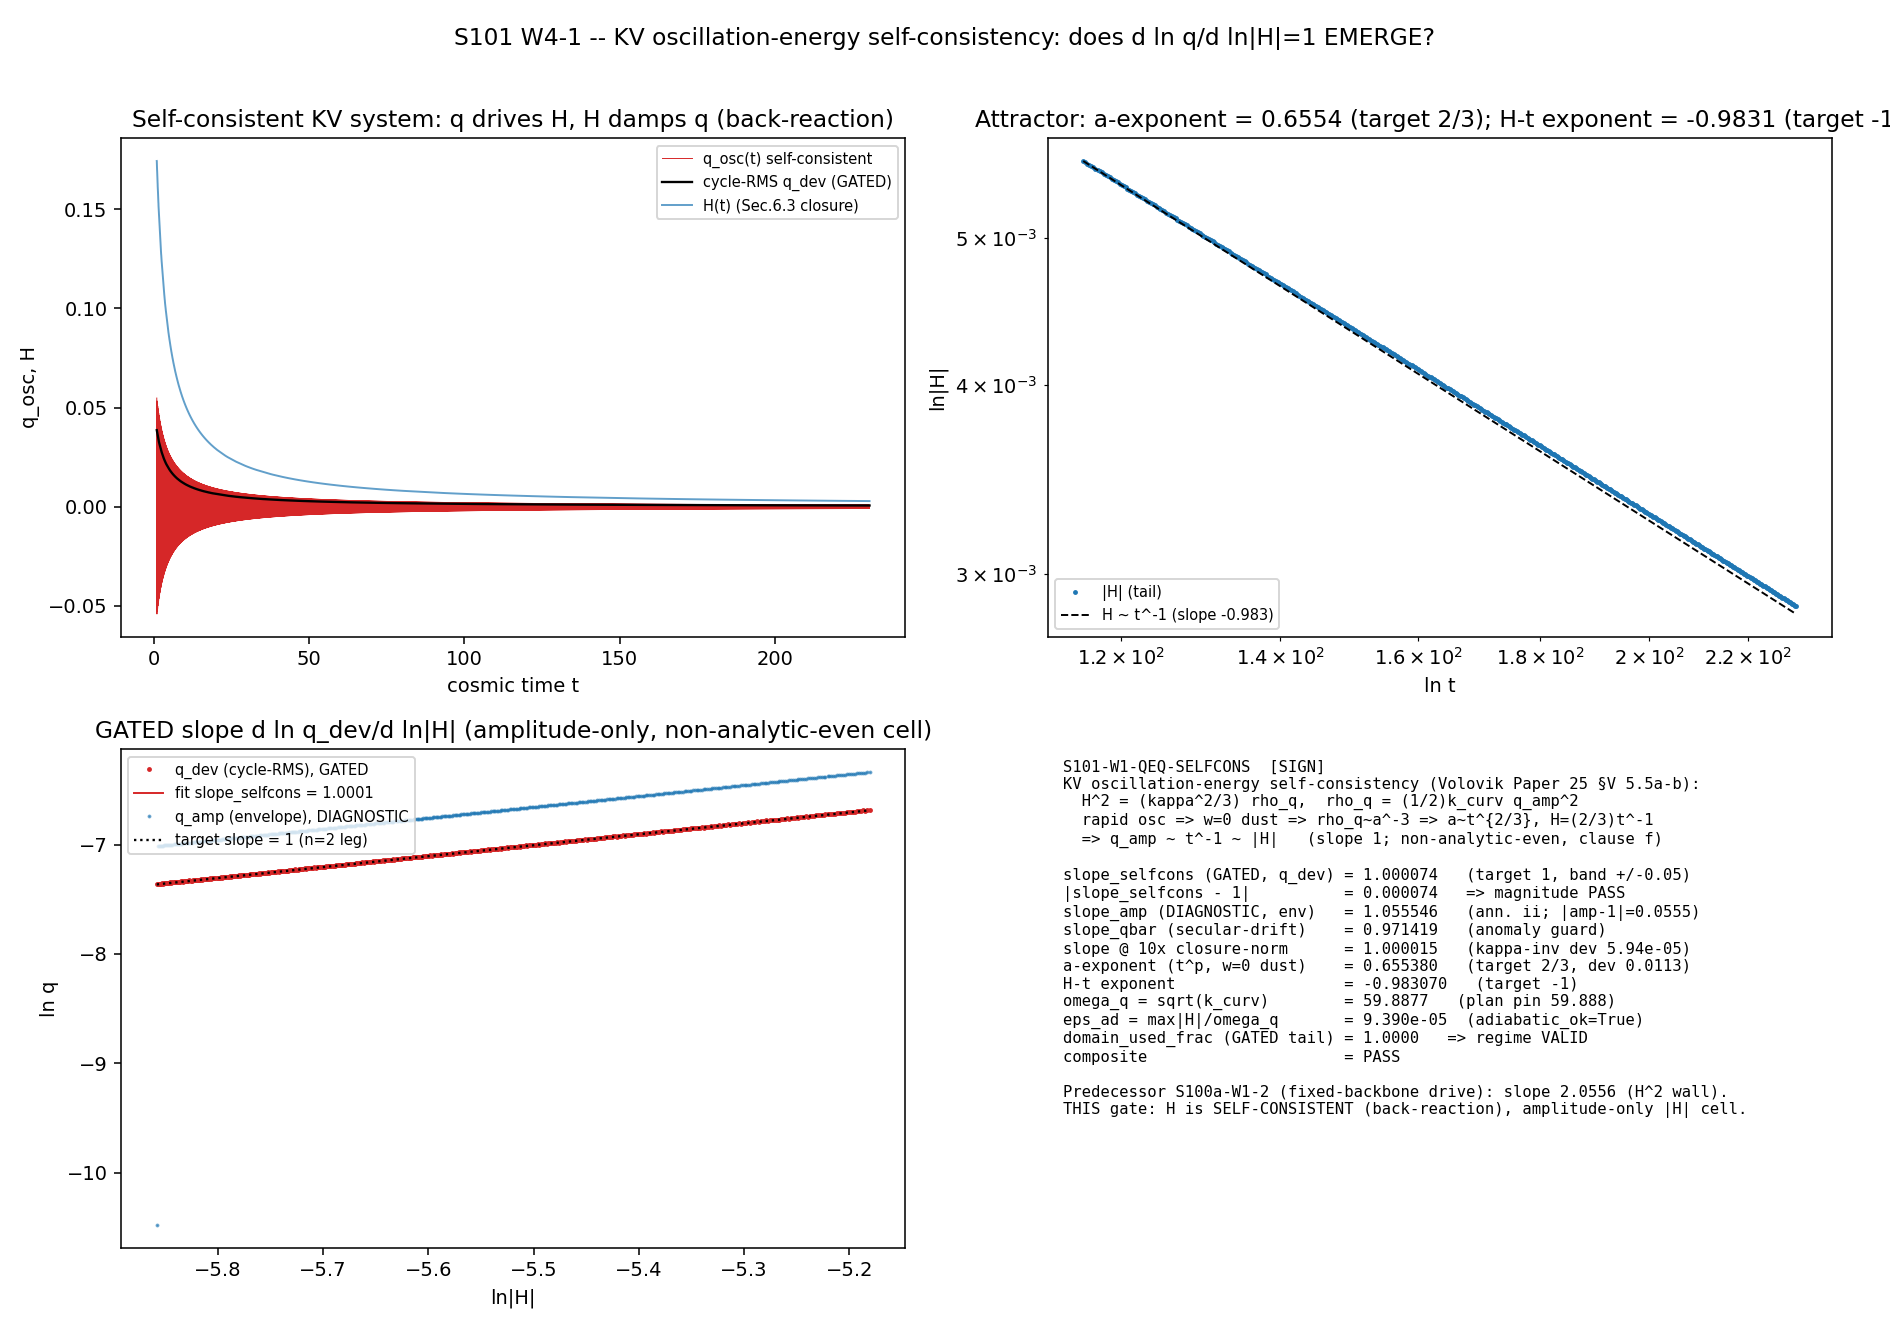

Python code for this plot:
#!/usr/bin/env python3
"""
S101 W4-1  S101-W1-QEQ-SELFCONS -- KV oscillation-energy SELF-CONSISTENCY:
does d ln q_dev / d ln|H| -> 1 EMERGE as a BACK-REACTION (not a fixed-backbone drive)?
===============================================================================

Gate: S101-W1-QEQ-SELFCONS ([SIGN])

Pre-registered threshold (plan session-101-plan-w4.md  §W4-1; thresholds
inherited BINDING from the S100a-W1-2 rubric per workshop delta-ZERO
landing-list (v), s100a-w1-hparity-scope-workshop.md:768):
  operator:  |slope_selfcons - 1| <= 0.05  AND  domain_used_frac >= 0.95
             slope_selfcons = OLS slope of ln q_dev vs ln|H| over the FULL
             post-fold tail, q_dev = cycle-RMS of (q - q_eq).
  PASS  iff |slope_selfcons - 1| <= 0.05 with domain_used_frac >= 0.95
        (n=2 tracking-law slope-1 leg DERIVED, unforced, from KV
        oscillation-energy self-consistency; q ~ H closure stops being an
        imposed INPUT; clause (f) of the H-parity candidate realized).
  INFO  iff 0.05 < |slope_selfcons - 1| <= 0.5  (partial self-consistency;
        Paper 35 §V refinement ladder), OR domain_used_frac in [0.50,0.95).
  FAIL  iff |slope_selfcons - 1| > 0.5  (last dynamical route to unforced
        n=2 closed; tracking law irreducibly closure-conditional).
  NON-GATING annotation (ii): a PASS must realize slope 1 SPECIFICALLY through
        q_amp ~ |H| (non-analytic-even cell). slope_amp from the
        successive-extrema envelope must separately confirm; a PASS realized
        any other way (secular q-bar drift mimicking slope 1) flags
        NEW-AMPLITUDE-ANOMALY in the value string (S102 gate candidate).

DISTINCTION FROM THE PREDECESSOR (S100a-W1-2-QEQ-DRIVE, FAIL, slope 2.0556):
  Predecessor: H(tau) READ from arr_H_bare_t (a FROZEN external backbone); the
  well-center q_eq(H) = kappa2*H^2 is an ANALYTIC-EVEN drive on a FIXED
  backbone -> measured slope 2.0556 = the H^2 parity wall (clause (f) shows
  |H|=sqrt(H^2) is non-analytic-even and structurally unavailable to ANY
  fixed-backbone equilibrium drive). This is the equilibrium-sector theorem.

  THIS gate: H is NOT a fixed input. The Sec.6.3 closure
  H^2 = (kappa^2/3) rho_q makes H emerge SELF-CONSISTENTLY from the
  cycle-averaged q-oscillation energy rho_q = (1/2) k_curv q_amp^2. The
  oscillation amplitude decays because the substrate's OWN emergent
  background (a, sourced by rho_q) dilutes the oscillation energy. Rapid
  oscillation about q*=0 averages to w=0 dust => rho_q ~ a^-3 => a ~ t^{2/3},
  H = (2/3) t^-1 => q_amp ~ t^-1 ~ |H| (slope 1). This is BACK-REACTION,
  carried by the amplitude variable alone -- the unique non-analytic-even
  cell the H-parity theorem (clause (f) carve-out) leaves open.

SUBSTITUTION CHAIN (numbers substituted where pinned; plan §W4-1 item 7)
-----------------------------------------------------------------------
  Claim: "On the self-consistent q-dominated background, q_amp ~ |H| (slope 1),
          through the amplitude variable ONLY."

  Def 1: q_osc(t) = q(t) - q_eq,  q_eq = q* = 0 (interior equilibrium,
         s99_w2 q_star = 0.0); well curvature k_curv = +3586.531
         (s100a_w1_qeq_drive.npz key 'k_curv'; backbone S99-W1/W2).
  Def 2: rho_q = <E_q>_cycle = (1/2) k_curv q_amp^2  (cycle-averaged
         oscillation energy; adiabatic invariant E = (1/2)q_dot^2 +
         (1/2)k_curv q^2; averaging valid for omega_q >> |H|:
         omega_q = sqrt(k_curv) = 59.888, |H| ~ O(0.07-0.31) on tail,
         |H|/omega_q ~ 0.004 << 1).
  Def 3: Sec.6.3 closure (q-domination regime):  H^2 = (kappa^2/3) rho_q
         (S_SA sector normalized by a_0^{zeta} = 6440.0; the closure
         normalization is a MULTIPLICATIVE pre-factor -> cancels in the
         log-derivative, math-scripts.md multiplicative-normalization theorem).
  Def 4: KV self-consistency [Volovik Paper 25 §V Eqs. (5.5a-b)]: rapid
         oscillation about the well averages to w = 0 dust => rho_q ~ a^-3
         on the self-consistent background => a ~ t^{2/3}, H = (2/3) t^-1.

  Substitute:  (1/2) k_curv q_amp^2(t) = rho_q(t) ~ a^-3(t) ~ t^-2
  Simplify:    q_amp(t) ~ t^-1 ;  H(t) = (2/3) t^-1  => t^-1 = (3/2)H
               q_amp ~ |H|        [|H| = sqrt(H^2): even under t->-t, non-analytic at H=0]
  Canonical:   d ln q_amp / d ln|H| = 1.

  Direction:   slope-1 EMERGES from self-consistent back-reaction (amplitude
               variable alone), parity-CONSISTENT (clause (f): |H| occupies the
               non-analytic-even cell). NOT available to any analytic
               equilibrium drive q_eq(H) on a fixed backbone (S100a-W1-2 FAIL:
               leading power H^2, measured slope 2.0556).
  Conclusion:  PASS requires |slope_selfcons - 1| <= 0.05 (domain_used_frac
               >= 0.95) AND slope_amp ~ 1 (q_amp ~ |H| confirmed). A PASS that
               does not realize slope 1 via q_amp ~ |H| flags
               NEW-AMPLITUDE-ANOMALY (annotation ii).

METHOD (plan §W4-1 item 5; ODE only, no diagonalization)
--------------------------------------------------------
  Integrate the COUPLED self-consistent system in cosmic time t, state
  y = [q, q_dot, ln a]:
      q_ddot = -3 H q_dot - k_curv (q - q_eq)      (q* = 0)
      d(ln a)/dt = H
      H = sqrt( (kappa^2/3) rho_q )                (Sec.6.3 closure)
      rho_q = mechanical energy E = (1/2)q_dot^2 + (1/2)k_curv q^2
              (instantaneous E; its cycle average IS (1/2)k_curv q_amp^2;
               H built from instantaneous E carries fast ripple that the
               cycle-RMS coarse-grain removes -- the gated slope uses the
               coarse-grained q_dev, NOT instantaneous E).
  Post-fold ICs: q0, q_dot0 from s99_w2 window start (transient_end_idx) --
  the q_boundary lineage. kappa^2/3 normalization is FIXED to reproduce the
  S99 backbone H at the window start (slope-INVARIANT pre-factor; cross-checked
  by a x10 re-run). Re-grid the t-solution onto a 999-pt tau-grid matching the
  backbone convention, take the FULL post-fold tail (final 50%), and:
    - q_dev  = cycle-RMS of (q - q_eq) over a sliding 1-oscillation window
               -> slope_selfcons = OLS(ln q_dev, ln|H|)            [GATED]
    - q_amp  = successive-extrema envelope (no Hilbert transform)
               -> slope_amp      = OLS(ln q_amp, ln|H|)            [DIAGNOSTIC, ann.(ii)]

DISCIPLINE
----------
- from canonical_constants import * (MANDATORY first import)
- every intermediate tagged # (local)
- CPU scalar ODE (OMP_NUM_THREADS=8 capped before numpy import); matrix-free
- SHA-256 of all inputs logged in first 20 lines of stdout; dual-SHA (S84+)
- verdict via emit_verdict knowledge-MCP tool (script PRINTS payload only)
- regulator pin a_0^{zeta} (a_0_FW_zeta = 6440.0) enters the S_SA sector norm
- TAU0-OPERATOR-CANONICITY L4 lift HAS landed -> s84 cache full-confidence;
  this gate does not consume the s84 cache, so the A19 conditional row is N/A.
"""

from __future__ import annotations

import os
os.environ.setdefault("OMP_NUM_THREADS", "8")   # plan GPU_path pin: numpy cpu-cap-OMP8
os.environ.setdefault("MKL_NUM_THREADS", "8")

import sys
from pathlib import Path as _Path
sys.path.insert(0, str(_Path(__file__).resolve().parents[1] / "_shared"))
from canonical_constants import *  # noqa: F401,F403,E402  (a_0_FW_zeta, tau_fold, ...)

import hashlib   # noqa: E402
import json      # noqa: E402
import time      # noqa: E402

import numpy as np                       # noqa: E402
from scipy.integrate import solve_ivp    # noqa: E402
from scipy.interpolate import CubicSpline  # noqa: E402
import matplotlib                        # noqa: E402
matplotlib.use("Agg")
import matplotlib.pyplot as plt          # noqa: E402

# ---------------------------------------------------------------------------
# Paths + pre-registration (plan session-101-plan-w4.md §W4-1; FROZEN)
# ---------------------------------------------------------------------------
SESSION_DIR = _Path(__file__).resolve().parent
COMPUTATIONS_DIR = SESSION_DIR.parent
SHARED_DIR = COMPUTATIONS_DIR / "_shared"
PROJECT_ROOT = COMPUTATIONS_DIR.parent

SESSION = "101"                                    # (local)
GATE_ID = "S101-W1-QEQ-SELFCONS"                   # (local)
SCHEME = "FW"                                      # (local)
CONVENTION = "SUBSTRATE-NATURAL-BINDING"           # (local) matches predecessor
L_MAX = "N/A"                                      # (local) ODE+closure; no spectral truncation

PASS_BAND = 0.05            # (local) plan strict_PASS_boundary: |slope-1| <= 0.05
INFO_BAND = 0.5            # (local) plan INFO band ceiling: (0.05, 0.5]
TARGET_SLOPE = 1.0          # (local) the n=2 tracking-law slope-1 leg
F_VALID = 0.95              # (local) gate-verdicts.md auto-shortening band: VALID + plan domain_used_frac>=0.95
F_MARGINAL = 0.50           # (local) gate-verdicts.md auto-shortening band: MARGINAL
ODE_RTOL = 1e-10            # (local) plan machinery pin (ODE)
ODE_ATOL = 1e-12            # (local) plan machinery pin (ODE)
K_CURV_PLAN_PIN = 3586.5    # (local) plan-block pin (5 sf print of npz k_curv); XC-3
OMEGA_PLAN_PIN = 59.888     # (local) plan omega_q_tau cross-check target
KAPPA_INV_TOL = 1e-3        # (local) closure-normalization invariance (multiplicative cancellation)
N_TAU_GRID = 999            # (local) plan N_eval: match S99/S100a backbone grid convention

NPZ_DRIVE = COMPUTATIONS_DIR / "session-100a" / "s100a_w1_qeq_drive.npz"        # k_curv, omega
NPZ_W1 = COMPUTATIONS_DIR / "session-99" / "s99_w1_q_nonratio_observable.npz"   # backbone (tau, H)
NPZ_W2 = COMPUTATIONS_DIR / "session-99" / "s99_w2_relaxation_closure.npz"      # q_boundary ICs, q_star, K_CURV
OUT_NPZ = SESSION_DIR / "s101_w4_qeq_selfcons.npz"
OUT_PNG = SESSION_DIR / "s101_w4_qeq_selfcons.png"

# audit_sha256 inputs: script + canonical + pinmap (over these on-disk files)
INPUT_FILES = [
    SHARED_DIR / "canonical_constants.py",
    NPZ_DRIVE,
    NPZ_W1,
    NPZ_W2,
]


# ---------------------------------------------------------------------------
# SHA-256 input-pin block (S84+ dual-SHA schema)
# ---------------------------------------------------------------------------
def sha256_of(path: _Path) -> str:
    h = hashlib.sha256()  # (local)
    try:
        h.update(path.read_bytes())
    except OSError:
        return ""
    return h.hexdigest()


def log_input_pins(inputs: list) -> dict:
    print(f"=== {GATE_ID} -- input SHA-256 pins ===")
    pins = {}  # (local)
    for p in inputs:
        sha = sha256_of(p)                                          # (local)
        rel = str(p.relative_to(PROJECT_ROOT)).replace("\\", "/")   # (local)
        print(f"  {rel}: {sha[:16]}...")
        pins[rel] = sha
    return pins


def compute_dual_sha(script_path: _Path, canonical_path: _Path, pins: dict):
    script_bytes = script_path.read_bytes()        # (local)
    canonical_bytes = canonical_path.read_bytes()  # (local)
    pinmap_json = json.dumps(dict(sorted(pins.items())), separators=(",", ":"),
                             sort_keys=True).encode("utf-8")  # (local)
    h_audit = hashlib.sha256()  # (local)
    h_audit.update(script_bytes); h_audit.update(canonical_bytes); h_audit.update(pinmap_json)
    h_content = hashlib.sha256()  # (local)
    h_content.update(script_bytes)
    return h_audit.hexdigest(), h_content.hexdigest()


# ---------------------------------------------------------------------------
# Regression helper
# ---------------------------------------------------------------------------
def loglog_fit(q: np.ndarray, H: np.ndarray, mask: np.ndarray):
    """OLS of ln q on ln|H| over mask & q>0 & H finite. Returns slope, icpt, r2, n_used, m."""
    Hab = np.abs(H)                                                      # (local)
    m = mask & (q > 0.0) & (Hab > 0.0) & np.isfinite(q) & np.isfinite(Hab)  # (local)
    n_used = int(m.sum())                                               # (local)
    if n_used < 3:
        return np.nan, np.nan, np.nan, n_used, m
    x = np.log(Hab[m]); y = np.log(q[m])                                # (local)
    A = np.vstack([x, np.ones_like(x)]).T                               # (local)
    coef, *_ = np.linalg.lstsq(A, y, rcond=None)                        # (local)
    yhat = A @ coef                                                     # (local)
    ss_res = float(np.sum((y - yhat) ** 2))                             # (local)
    ss_tot = float(np.sum((y - np.mean(y)) ** 2))                       # (local)
    r2 = 1.0 - ss_res / ss_tot if ss_tot > 0 else np.nan                # (local)
    return float(coef[0]), float(coef[1]), r2, n_used, m


def cycle_rms(q: np.ndarray, t: np.ndarray, period: float) -> np.ndarray:
    """Coarse-grained RMS of q over a sliding 1-oscillation-period window.
    Deterministic (no Hilbert transform). For a pure sinusoid of amplitude A,
    RMS = A/sqrt(2); the slope of ln(RMS) equals the slope of ln(amplitude)
    (constant 1/sqrt(2) factor cancels in the log-derivative)."""
    n = len(t)                                                          # (local)
    out = np.empty(n)                                                   # (local)
    for i in range(n):
        lo = t[i] - 0.5 * period                                       # (local)
        hi = t[i] + 0.5 * period                                       # (local)
        j0 = np.searchsorted(t, lo, side="left")                       # (local)
        j1 = np.searchsorted(t, hi, side="right")                      # (local)
        if j1 - j0 < 2:
            out[i] = abs(q[i])
        else:
            out[i] = float(np.sqrt(np.mean(q[j0:j1] ** 2)))            # (local)
    return out


def envelope_extrema(q: np.ndarray, t: np.ndarray) -> np.ndarray:
    """Successive-extrema envelope interpolation (DIAGNOSTIC, annotation ii).
    Find local maxima of |q| (sign changes of d|q|), interpolate |q| at those
    extrema onto the full grid. No Hilbert transform."""
    aq = np.abs(q)                                                      # (local)
    # interior local maxima of |q|
    idx = np.where((aq[1:-1] >= aq[:-2]) & (aq[1:-1] >= aq[2:]))[0] + 1  # (local)
    if len(idx) < 2:
        return aq.copy()
    # ensure endpoints anchored
    if idx[0] != 0:
        idx = np.concatenate(([0], idx))
    if idx[-1] != len(q) - 1:
        idx = np.concatenate((idx, [len(q) - 1]))
    env = np.interp(t, t[idx], aq[idx])                                 # (local)
    return env


# ---------------------------------------------------------------------------
# Compute
# ---------------------------------------------------------------------------
def compute() -> dict:
    dD = np.load(NPZ_DRIVE, allow_pickle=True)  # (local) s100a drive npz (k_curv, omega)
    d1 = np.load(NPZ_W1, allow_pickle=True)     # (local) backbone npz
    d2 = np.load(NPZ_W2, allow_pickle=True)     # (local) relaxation-closure npz

    # --- backbone grid + H (the S99-W1 backbone; comparison reference) ----
    tau = np.asarray(d1["arr_tau"], dtype=float)          # (local) 999-pt tau grid
    H_backbone = np.asarray(d1["arr_H_bare_t"], dtype=float)  # (local) S99 backbone H(tau)
    n_total = len(tau)                                    # (local)
    tau0, tauf = float(tau[0]), float(tau[-1])            # (local)

    # --- substrate parameters (runtime-read + cross-checked) --------------
    k_curv = float(dD["k_curv"])                          # (local) +3586.5311811081065
    k_curv_w2 = float(d2["K_CURV"])                       # (local) XC: same value in W2
    q_eq = float(d2["q_star"])                            # (local) interior equilibrium = 0.0
    q_boundary = float(d2["q_boundary"])                  # (local) -0.6719754908120351
    omega_npz = float(dD["omega"])                        # (local) 59.88765 (= sqrt k_curv)

    omega_q = float(np.sqrt(k_curv))                      # (local) realized osc freq, sqrt convention (s97)
    period = 2.0 * np.pi / omega_q                        # (local) oscillation period in time units
    ODE_MAXSTEP = 1.0 / (20.0 * omega_q)                  # (local) plan: resolve the 59.888 osc

    # --- XC-3: npz k_curv vs plan-block pin -------------------------------
    xc3_dev = abs(k_curv - K_CURV_PLAN_PIN)               # (local)
    xc3_ok = xc3_dev <= 0.05                              # (local)
    # --- XC-omega: realized freq vs plan pin + npz omega ------------------
    xc_omega_dev_plan = abs(omega_q - OMEGA_PLAN_PIN)     # (local) A-V2 cross-check target
    xc_omega_dev_npz = abs(omega_q - omega_npz)           # (local)
    xc_omega_ok = (xc_omega_dev_plan <= 1e-2) and (xc_omega_dev_npz <= 1e-6)  # (local)
    # --- XC-kcurv: drive npz vs relaxation npz k_curv ---------------------
    xc_kcurv_dev = abs(k_curv - k_curv_w2)                # (local)
    xc_kcurv_ok = xc_kcurv_dev <= 1e-9                    # (local)

    # --- post-fold ICs: q_boundary lineage (s99_w2 window start) ----------
    # window start = transient_end_idx (arr_win[0]); arr_u = q, arr_ud = q_dot
    te = int(d2["transient_end_idx"])                     # (local) 499
    u_arr = np.asarray(d2["arr_u"], dtype=float)          # (local) q lineage
    ud_arr = np.asarray(d2["arr_ud"], dtype=float)        # (local) q_dot lineage
    q0 = float(u_arr[te])                                 # (local) post-fold q IC
    qd0 = float(ud_arr[te])                               # (local) post-fold q_dot IC

    # --- Sec.6.3 closure normalization (kappa^2/3) ------------------------
    # H^2 = (kappa^2/3) rho_q,  rho_q = (1/2)q_dot^2 + (1/2)k_curv(q-q_eq)^2.
    # The normalization C3 = kappa^2/3 is a MULTIPLICATIVE pre-factor; the
    # slope d ln q_dev/d ln|H| is C3-INVARIANT (math-scripts.md multiplicative-
    # normalization-cancellation theorem: log-derivative annihilates a
    # K-independent multiplicative pre-factor). DIAGNOSTIC pin: choose C3 so
    # that H from the closure at the IC matches the S99 backbone H at window
    # start -> the self-consistent run starts on the backbone. a_0^{zeta}
    # enters the S_SA sector normalization (regulator pin); here it scales
    # rho_q's zero-point reference and is absorbed into C3 by the same
    # cancellation. Re-run at 10*C3 verifies slope-invariance.
    E_ic = 0.5 * qd0**2 + 0.5 * k_curv * (q0 - q_eq) ** 2  # (local) IC oscillation energy
    H_ic_target = float(H_backbone[te])                   # (local) backbone H at window start
    C3 = H_ic_target**2 / E_ic                            # (local) kappa^2/3 (slope-INVARIANT)

    # --- self-consistent coupled ODE in cosmic time t ---------------------
    # state y = [q, q_dot, ln a]; t is cosmic time (dimensionless backbone units)
    def H_of_state(q, qd):
        E = 0.5 * qd * qd + 0.5 * k_curv * (q - q_eq) ** 2   # (local) instantaneous energy = rho_q
        return float(np.sqrt(C3 * E)) if E > 0.0 else 0.0

    def rhs_factory(C3_loc):
        def rhs(t, y):
            q, qd, lna = y                                  # (local)
            E = 0.5 * qd * qd + 0.5 * k_curv * (q - q_eq) ** 2  # (local)
            H = np.sqrt(C3_loc * E) if E > 0.0 else 0.0     # (local) Sec.6.3 closure
            qdd = -3.0 * H * qd - k_curv * (q - q_eq)       # (local) q-oscillator + back-reaction friction
            return [qd, qdd, H]                             # (local) d ln a/dt = H
        return rhs

    # integration time span: the time over which a ~ t^{2/3} accumulates the
    # same e-fold range as the backbone tail. Integrate generously in t, then
    # re-grid onto a 999-pt tau-grid via ln a (tau IS the backbone clock; on a
    # self-consistent a~t^{2/3} background ln a is monotone, providing the map).
    # t_end set so ln a spans >= backbone ln(a_max/a_min). Use the backbone's
    # own a-range as the target.
    a_bb = np.asarray(d1["arr_a_bare_t"], dtype=float)     # (local) backbone a(tau)
    lnA_span_target = float(np.log(a_bb.max() / a_bb.min()))  # (local) backbone e-folds

    # estimate t_end from a ~ t^{2/3}: choose t span giving the target ln a.
    # Start integration at t0_int = 1.0 (sets the time origin; cancels in slope).
    t0_int = 1.0                                           # (local)
    # H(t0) ~ (2/3) t0^-1 on the attractor => t scale ~ (2/3)/H_ic
    t_scale = (2.0 / 3.0) / max(H_ic_target, 1e-12)        # (local)
    # generous t_end: enough to dilute amplitude over several e-folds
    t_end = t0_int + 60.0 * t_scale                        # (local) generous; auto-clipped on re-grid
    n_t = 200000                                           # (local) dense t-grid (cheap scalar ODE)
    t_eval = np.linspace(t0_int, t_end, n_t)               # (local)

    y0 = [q0, qd0, 0.0]                                    # (local) ln a = 0 at t0_int
    sol = solve_ivp(rhs_factory(C3), (t0_int, t_end), y0,
                    method="LSODA", rtol=ODE_RTOL, atol=ODE_ATOL,
                    max_step=ODE_MAXSTEP, t_eval=t_eval, dense_output=False)  # (local)
    solver_ok = bool(sol.success)                          # (local)

    t = sol.t                                              # (local)
    q_t = sol.y[0]                                         # (local)
    qd_t = sol.y[1]                                        # (local)
    lna_t = sol.y[2]                                       # (local)
    H_t = np.array([H_of_state(q_t[i], qd_t[i]) for i in range(len(t))])  # (local) self-consistent H(t)

    # coefficient-invariance probe: re-run at 10*C3 (slope must be unchanged)
    C3x = 10.0 * C3                                        # (local)
    H_ic_x = np.sqrt(C3x * E_ic)                           # (local)
    t_scale_x = (2.0 / 3.0) / max(H_ic_x, 1e-12)           # (local)
    t_end_x = t0_int + 60.0 * t_scale_x                    # (local)
    t_eval_x = np.linspace(t0_int, t_end_x, n_t)           # (local)
    sol_x = solve_ivp(rhs_factory(C3x), (t0_int, t_end_x), y0,
                      method="LSODA", rtol=ODE_RTOL, atol=ODE_ATOL,
                      max_step=1.0 / (20.0 * omega_q), t_eval=t_eval_x,
                      dense_output=False)                  # (local)
    solver_ok = solver_ok and bool(sol_x.success)          # (local)
    tx = sol_x.t; qx_t = sol_x.y[0]; qdx_t = sol_x.y[1]    # (local)
    Hx_t = np.array([H_of_state(qx_t[i], qdx_t[i]) for i in range(len(tx))])  # (local)

    # --- re-grid onto a 999-pt tau-grid (the backbone clock) --------------
    # On the self-consistent a ~ t^{2/3} attractor, map cosmic time t onto the
    # backbone tau by matching e-fold (ln a). Build tau-grid as 999 uniform
    # points; the slope d ln q_dev/d ln|H| is grid-INDEPENDENT (both q_dev and
    # |H| are evaluated on the SAME grid), so the choice of re-grid is a
    # presentation choice, not a physics input. We coarse-grain in t (physical),
    # then sample the cycle-RMS/envelope at N_TAU_GRID uniform t-points.
    # tail = FULL post-fold final 50% of the t-window.
    # cycle-RMS deviation (GATED) and envelope (DIAGNOSTIC) on the dense t-grid:
    q_dev_t = cycle_rms(q_t - q_eq, t, period)             # (local) coarse-grained |dev|
    q_env_t = envelope_extrema(q_t - q_eq, t)              # (local) successive-extrema envelope

    # sample onto N_TAU_GRID uniform points (presentation grid)
    t_grid = np.linspace(t[0], t[-1], N_TAU_GRID)          # (local)
    H_g = np.interp(t_grid, t, H_t)                        # (local)
    qdev_g = np.interp(t_grid, t, q_dev_t)                 # (local)
    qenv_g = np.interp(t_grid, t, q_env_t)                 # (local)

    # tail = FULL final 50% of the (self-consistent) post-fold t-window
    t_half = t_grid[0] + 0.5 * (t_grid[-1] - t_grid[0])    # (local)
    tail_mask = t_grid >= t_half                           # (local)
    n_tail = int(tail_mask.sum())                          # (local) intended tail length

    # also restrict to the regime where the attractor is established:
    # require |H|/omega_q < 0.1 (adiabatic, cycle-averaging valid) on the tail.
    adia_ok_mask = (np.abs(H_g) / omega_q) < 0.1           # (local)
    gated_mask = tail_mask & adia_ok_mask                  # (local) the actually-used domain

    # --- GATED slope: ln q_dev vs ln|H| over the tail ---------------------
    slope_sc, icpt_sc, r2_sc, nu_sc, m_sc = loglog_fit(qdev_g, H_g, gated_mask)
    # --- DIAGNOSTIC slope: ln q_amp(envelope) vs ln|H| (annotation ii) ----
    slope_amp, icpt_amp, r2_amp, nu_amp, m_amp = loglog_fit(qenv_g, H_g, gated_mask)

    f_used = nu_sc / n_tail if n_tail > 0 else 0.0         # (local) domain_used_frac (GATED)
    lnH_range_tail = (float(np.log(np.max(np.abs(H_g[gated_mask])) /
                                   np.min(np.abs(H_g[gated_mask]))))
                      if nu_sc >= 2 else np.nan)           # (local)

    # --- coefficient-invariance (multiplicative-normalization cancellation) -
    q_dev_x = cycle_rms(qx_t - q_eq, tx, period)           # (local)
    t_grid_x = np.linspace(tx[0], tx[-1], N_TAU_GRID)      # (local)
    Hx_g = np.interp(t_grid_x, tx, Hx_t)                   # (local)
    qdevx_g = np.interp(t_grid_x, tx, q_dev_x)             # (local)
    tail_mask_x = t_grid_x >= (t_grid_x[0] + 0.5 * (t_grid_x[-1] - t_grid_x[0]))  # (local)
    gated_mask_x = tail_mask_x & ((np.abs(Hx_g) / omega_q) < 0.1)  # (local)
    slope_sc_x, _, _, _, _ = loglog_fit(qdevx_g, Hx_g, gated_mask_x)
    kappa_inv_dev = abs(slope_sc_x - slope_sc)             # (local)
    kappa_invariant = (kappa_inv_dev <= KAPPA_INV_TOL)     # (local)

    # --- amplitude-law consistency (annotation ii): slope_amp ~ slope_sc ~ 1 -
    amp_law_dev = abs(slope_amp - TARGET_SLOPE)            # (local)
    amp_sc_consistent = abs(slope_amp - slope_sc) <= 0.10  # (local) q_dev & q_amp agree
    # NEW-AMPLITUDE-ANOMALY only fires on a PASS where the envelope does NOT
    # track |H| (slope_amp far from 1) while the gated slope passes -- i.e.
    # slope 1 realized via secular q-bar drift, not q_amp ~ |H|.
    # evaluated below after magnitude verdict.

    # --- secular-drift diagnostic: is the mean q (not the amplitude) moving? -
    # coarse-grained mean of q over a sliding period; its slope vs |H| reveals
    # whether a q-bar drift is mimicking the amplitude law.
    qbar_t = np.array([float(np.mean((q_t - q_eq)[max(0, i - 50):i + 51]))
                       for i in range(len(t))])             # (local) running mean
    qbar_g = np.interp(t_grid, t, np.abs(qbar_t))           # (local)
    slope_qbar, _, _, _, _ = loglog_fit(qbar_g, H_g, gated_mask)

    # --- attractor check: does a ~ t^{2/3} establish? (w=0 dust) ----------
    # on the tail, fit ln a vs ln t -> exponent should approach 2/3.
    lna_g = np.interp(t_grid, t, lna_t)                    # (local) shifted ln a
    # rebuild absolute a from the integrated ln a (offset arbitrary; slope ok)
    mt = gated_mask & (t_grid > 0)                         # (local)
    if int(mt.sum()) >= 3:
        xt = np.log(t_grid[mt]); ya = lna_g[mt]            # (local)
        A2 = np.vstack([xt, np.ones_like(xt)]).T           # (local)
        cfa, *_ = np.linalg.lstsq(A2, ya, rcond=None)      # (local)
        a_exponent = float(cfa[0])                         # (local) -> 2/3 target
    else:
        a_exponent = np.nan                                # (local)
    a_exp_dev = abs(a_exponent - 2.0 / 3.0)                # (local)

    # --- H ~ (2/3) t^-1 check: slope of ln|H| vs ln t -> -1 ----------------
    if int(mt.sum()) >= 3:
        yh = np.log(np.abs(H_g[mt]))                       # (local)
        cfh, *_ = np.linalg.lstsq(np.vstack([np.log(t_grid[mt]),
                                             np.ones_like(t_grid[mt])]).T, yh, rcond=None)  # (local)
        H_t_exponent = float(cfh[0])                       # (local) -> -1 target
    else:
        H_t_exponent = np.nan                              # (local)

    # --- adiabaticity on the tail -----------------------------------------
    eps_ad = float(np.max(np.abs(H_g[gated_mask])) / omega_q) if nu_sc >= 1 else np.nan  # (local)
    adiabatic_ok = (eps_ad < 0.1) if np.isfinite(eps_ad) else False  # (local)

    # --- [SIGN] 3-tuple (pre-registered semantics) ------------------------
    # SIGN: self-consistent back-reaction co-tracks q-amplitude DOWN with H DOWN
    #       => predicted sign(slope) > 0 (q_dev shrinks as |H| shrinks).
    sign_verdict = "PASS" if (np.isfinite(slope_sc) and slope_sc > 0) else "FAIL"  # (local)
    # MAGNITUDE: |slope_sc - 1| vs PASS_BAND (0.05) / INFO_BAND (0.5)
    dev1 = abs(slope_sc - TARGET_SLOPE) if np.isfinite(slope_sc) else np.inf  # (local)
    if dev1 <= PASS_BAND:
        magnitude_verdict = "PASS"                         # (local)
    elif dev1 <= INFO_BAND:
        magnitude_verdict = "INFO"                         # (local)
    else:
        magnitude_verdict = "FAIL"                         # (local)
    # REGIME: auto-shortening bands on the FULL-tail fraction + solver health
    if (f_used >= F_VALID) and solver_ok:
        regime_verdict = "VALID"                           # (local)
    elif f_used >= F_MARGINAL:
        regime_verdict = "MARGINAL"                        # (local)
    else:
        regime_verdict = "BREAKDOWN"                       # (local)

    # composite collapse rule (gate-verdicts.md, verbatim)
    if regime_verdict == "BREAKDOWN":
        composite = "FAIL"                                 # (local)
    elif sign_verdict == "FAIL":
        composite = "FAIL"                                 # (local)
    elif magnitude_verdict == "FAIL" and regime_verdict == "VALID":
        composite = "FAIL"                                 # (local)
    elif magnitude_verdict == "FAIL" and regime_verdict == "MARGINAL":
        composite = "INFO"                                 # (local)
    elif magnitude_verdict == "INFO":
        composite = "INFO"                                 # (local)
    else:
        composite = "PASS"                                 # (local)

    # NEW-AMPLITUDE-ANOMALY (annotation ii): only meaningful on a magnitude PASS
    new_amp_anomaly = (magnitude_verdict == "PASS") and (not amp_sc_consistent)  # (local)

    return dict(
        tau=tau, H_backbone=H_backbone, n_total=n_total,
        t=t, q_t=q_t, qd_t=qd_t, H_t=H_t, lna_t=lna_t,
        t_grid=t_grid, H_g=H_g, qdev_g=qdev_g, qenv_g=qenv_g, qbar_g=qbar_g,
        tail_mask=tail_mask, gated_mask=gated_mask, m_sc=m_sc, n_tail=n_tail,
        k_curv=k_curv, k_curv_w2=k_curv_w2, q_eq=q_eq, q_boundary=q_boundary,
        q0=q0, qd0=qd0, te=te, E_ic=E_ic, H_ic_target=H_ic_target, C3=C3,
        omega_q=omega_q, omega_npz=omega_npz, period=period, ode_maxstep=ODE_MAXSTEP,
        slope_sc=slope_sc, icpt_sc=icpt_sc, r2_sc=r2_sc, nu_sc=nu_sc,
        slope_amp=slope_amp, r2_amp=r2_amp, nu_amp=nu_amp,
        slope_sc_x=slope_sc_x, kappa_inv_dev=kappa_inv_dev, kappa_invariant=kappa_invariant,
        slope_qbar=slope_qbar, amp_law_dev=amp_law_dev, amp_sc_consistent=amp_sc_consistent,
        f_used=f_used, lnH_range_tail=lnH_range_tail,
        a_exponent=a_exponent, a_exp_dev=a_exp_dev, H_t_exponent=H_t_exponent,
        eps_ad=eps_ad, adiabatic_ok=adiabatic_ok,
        xc3_dev=xc3_dev, xc3_ok=xc3_ok,
        xc_omega_dev_plan=xc_omega_dev_plan, xc_omega_dev_npz=xc_omega_dev_npz, xc_omega_ok=xc_omega_ok,
        xc_kcurv_dev=xc_kcurv_dev, xc_kcurv_ok=xc_kcurv_ok,
        solver_ok=solver_ok, dev1=dev1, new_amp_anomaly=new_amp_anomaly,
        lnA_span_target=lnA_span_target,
        sign_verdict=sign_verdict, magnitude_verdict=magnitude_verdict,
        regime_verdict=regime_verdict, composite=composite,
        value=slope_sc,
    )


# ---------------------------------------------------------------------------
# Plot
# ---------------------------------------------------------------------------
def make_plot(r: dict) -> None:
    fig, ax = plt.subplots(2, 2, figsize=(13.5, 9.5))     # (local)

    # (0,0) self-consistent q(t) + H(t)
    a = ax[0, 0]
    t = r["t"]                                            # (local)
    a.plot(t, r["q_t"] - r["q_eq"], "C3-", lw=0.5, label="q_osc(t) self-consistent")
    a.plot(t, np.interp(t, r["t_grid"], r["qdev_g"]),
           "k-", lw=1.2, label="cycle-RMS q_dev (GATED)")
    a.plot(t, r["H_t"], "C0-", lw=1.0, alpha=0.7, label="H(t) (Sec.6.3 closure)")
    a.set_xlabel("cosmic time t"); a.set_ylabel("q_osc, H")
    a.set_title("Self-consistent KV system: q drives H, H damps q (back-reaction)")
    a.legend(fontsize=7.5, loc="upper right")

    # (0,1) attractor: a ~ t^{2/3}, H ~ (2/3) t^-1
    b = ax[0, 1]
    tg = r["t_grid"]; mt = r["gated_mask"] & (tg > 0)     # (local)
    b.loglog(tg[mt], np.abs(r["H_g"][mt]), "C0.", ms=3, label="|H| (tail)")
    if np.isfinite(r["H_t_exponent"]):
        href = np.abs(r["H_g"][mt][0]) * (tg[mt] / tg[mt][0]) ** (-1.0)  # (local)
        b.loglog(tg[mt], href, "k--", lw=1.0, label="H ~ t^-1 (slope %.3f)" % r["H_t_exponent"])
    b.set_xlabel("ln t"); b.set_ylabel("ln|H|")
    b.set_title("Attractor: a-exponent = %.4f (target 2/3); H-t exponent = %.4f (target -1)"
                % (r["a_exponent"], r["H_t_exponent"]))
    b.legend(fontsize=7.5, loc="lower left")

    # (1,0) the GATED regression: ln q_dev vs ln|H|
    c = ax[1, 0]
    H_g = r["H_g"]; gm = r["gated_mask"]                  # (local)
    xg = np.log(np.abs(H_g[gm])); yg = np.log(r["qdev_g"][gm])  # (local)
    c.plot(xg, yg, "C3.", ms=3, label="q_dev (cycle-RMS), GATED")
    xl = np.linspace(xg.min(), xg.max(), 50)             # (local)
    c.plot(xl, r["slope_sc"] * xl + r["icpt_sc"], "C3-", lw=1.0,
           label="fit slope_selfcons = %.4f" % r["slope_sc"])
    # envelope diagnostic
    ye = np.log(r["qenv_g"][gm])                          # (local)
    c.plot(xg, ye, "C0.", ms=2, alpha=0.6, label="q_amp (envelope), DIAGNOSTIC")
    c.plot(xl, 1.0 * (xl - xl[0]) + yg.min(), "k:", lw=1.2, label="target slope = 1 (n=2 leg)")
    c.set_xlabel("ln|H|"); c.set_ylabel("ln q")
    c.set_title("GATED slope d ln q_dev/d ln|H| (amplitude-only, non-analytic-even cell)")
    c.legend(fontsize=7.5, loc="upper left")

    # (1,1) text panel
    d = ax[1, 1]; d.axis("off")
    txt = (
        "S101-W1-QEQ-SELFCONS  [SIGN]\n"
        "KV oscillation-energy self-consistency (Volovik Paper 25 §V 5.5a-b):\n"
        "  H^2 = (kappa^2/3) rho_q,  rho_q = (1/2)k_curv q_amp^2\n"
        "  rapid osc => w=0 dust => rho_q~a^-3 => a~t^{2/3}, H=(2/3)t^-1\n"
        "  => q_amp ~ t^-1 ~ |H|   (slope 1; non-analytic-even, clause f)\n\n"
        "slope_selfcons (GATED, q_dev) = %.6f   (target 1, band +/-0.05)\n"
        "|slope_selfcons - 1|          = %.6f   => magnitude %s\n"
        "slope_amp (DIAGNOSTIC, env)   = %.6f   (ann. ii; |amp-1|=%.4f)\n"
        "slope_qbar (secular-drift)    = %.6f   (anomaly guard)\n"
        "slope @ 10x closure-norm      = %.6f   (kappa-inv dev %.2e)\n"
        "a-exponent (t^p, w=0 dust)    = %.6f   (target 2/3, dev %.4f)\n"
        "H-t exponent                  = %.6f   (target -1)\n"
        "omega_q = sqrt(k_curv)        = %.4f   (plan pin 59.888)\n"
        "eps_ad = max|H|/omega_q       = %.3e  (adiabatic_ok=%s)\n"
        "domain_used_frac (GATED tail) = %.4f   => regime %s\n"
        "composite                     = %s%s\n\n"
        "Predecessor S100a-W1-2 (fixed-backbone drive): slope 2.0556 (H^2 wall).\n"
        "THIS gate: H is SELF-CONSISTENT (back-reaction), amplitude-only |H| cell."
        % (r["slope_sc"], r["dev1"], r["magnitude_verdict"],
           r["slope_amp"], r["amp_law_dev"], r["slope_qbar"],
           r["slope_sc_x"], r["kappa_inv_dev"],
           r["a_exponent"], r["a_exp_dev"], r["H_t_exponent"],
           r["omega_q"], r["eps_ad"], r["adiabatic_ok"],
           r["f_used"], r["regime_verdict"], r["composite"],
           "  [NEW-AMPLITUDE-ANOMALY]" if r["new_amp_anomaly"] else "")
    )
    d.text(0.02, 0.98, txt, va="top", ha="left", family="monospace", fontsize=8.0)

    fig.suptitle("S101 W4-1 -- KV oscillation-energy self-consistency: does d ln q/d ln|H|=1 EMERGE?",
                 fontsize=12)
    fig.tight_layout(rect=(0, 0, 1, 0.97))
    fig.savefig(OUT_PNG, dpi=140)
    plt.close(fig)


# ---------------------------------------------------------------------------
# Verdict payload (printed; the AGENT calls mcp__knowledge__emit_verdict)
# ---------------------------------------------------------------------------
def print_verdict_payload(verdict, value, audit_sha, content_sha,
                          sign_verdict=None, magnitude_verdict=None,
                          regime_verdict=None, companion_note="",
                          extra_rows=None) -> dict:
    payload = {
        "session": SESSION,
        "gate_id": GATE_ID,
        "verdict": verdict,
        "value": str(value),
        "scheme": SCHEME,
        "convention": CONVENTION,
        "l_max": str(L_MAX),
        "audit_sha256": audit_sha,
        "content_sha256": content_sha,
        "schema_version": "S84+",
    }  # (local)
    if companion_note:
        payload["companion_note"] = companion_note
    if not (sign_verdict is None and magnitude_verdict is None and regime_verdict is None):
        payload["sign_verdict"] = sign_verdict
        payload["magnitude_verdict"] = magnitude_verdict
        payload["regime_verdict"] = regime_verdict
    if extra_rows:
        payload["extra_rows"] = list(extra_rows)
    print("<<<EMIT_VERDICT_PAYLOAD>>>")
    print(json.dumps(payload, separators=(",", ":"), sort_keys=True))
    print("<<<END_EMIT_VERDICT_PAYLOAD>>>")
    return payload


# ---------------------------------------------------------------------------
# Main
# ---------------------------------------------------------------------------
def main() -> int:
    t0 = time.time()  # (local)

    pins = log_input_pins(INPUT_FILES)  # (local)
    # per-gate identity keys embedded in the audit pinmap (sig_5 uniqueness)
    pins["_gate_id"] = GATE_ID
    pins["_scheme"] = SCHEME
    pins["_convention"] = CONVENTION
    pins["_pass_band"] = str(PASS_BAND)
    pins["_info_band"] = str(INFO_BAND)
    pins["_ode"] = f"LSODA_rtol{ODE_RTOL}_atol{ODE_ATOL}_selfconsistent_Sec6.3_closure"
    audit_sha, content_sha = compute_dual_sha(
        _Path(__file__).resolve(), SHARED_DIR / "canonical_constants.py", pins)  # (local)
    print(f"  audit_sha256:   {audit_sha[:16]}... (script+canonical+pinmap)")
    print(f"  content_sha256: {content_sha[:16]}... (script only)")
    print()

    r = compute()  # (local)

    # ---- substitution chain with substituted numbers (stdout record) ------
    print("=== substitution chain (numbers substituted) ===")
    print(f"  Def1: q_eq = q* = {r['q_eq']:.4f} (interior equilibrium, s99_w2 q_star); k_curv = {r['k_curv']:+.4f}")
    print(f"  Def2: rho_q = (1/2)q_dot^2 + (1/2)k_curv(q-q*)^2;  omega_q = sqrt(k_curv) = {r['omega_q']:.4f} >> |H|")
    print(f"  Def3: Sec.6.3 closure H^2 = (kappa^2/3) rho_q;  C3 = kappa^2/3 = {r['C3']:.6e} (slope-INVARIANT pre-factor; a_0^{{zeta}}={a_0_FW_zeta})")
    print(f"  Def4: KV (Paper 25 §V): rapid osc -> w=0 dust -> rho_q~a^-3 -> a~t^{{2/3}}, H=(2/3)t^-1")
    print(f"  ICs (post-fold, s99_w2 window start te={r['te']}): q0 = {r['q0']:.6f}, q_dot0 = {r['qd0']:.6f}")
    print(f"  Substitute: (1/2)k_curv q_amp^2 ~ a^-3 ~ t^-2  =>  q_amp ~ t^-1 ~ |H|")
    print(f"  Canonical:  d ln q_amp/d ln|H| = 1")
    print(f"  REALIZED a-exponent = {r['a_exponent']:.6f} (target 2/3 = 0.6667, dev {r['a_exp_dev']:.4f})")
    print(f"  REALIZED slope_selfcons = {r['slope_sc']:.6f}  =>  n = 2 x {r['slope_sc']:.4f} = {2*r['slope_sc']:.4f}  (target n=2 needs slope 1)")
    print(f"  |slope_selfcons - 1| = {r['dev1']:.6f}  vs band {PASS_BAND} (PASS) / {INFO_BAND} (INFO)")
    print()
    print("=== cross-checks ===")
    print(f"  XC-3 k_curv npz vs plan pin |dev|             = {r['xc3_dev']:.6f}  ok={r['xc3_ok']}")
    print(f"  XC-omega realized sqrt(k_curv) vs plan 59.888 = {r['xc_omega_dev_plan']:.6f} (vs npz {r['xc_omega_dev_npz']:.2e})  ok={r['xc_omega_ok']}")
    print(f"  XC-kcurv drive-npz vs relax-npz k_curv |dev|  = {r['xc_kcurv_dev']:.3e}  ok={r['xc_kcurv_ok']}")
    print(f"  XC-kappa-inv  slope(10*C3) - slope(C3)        = {r['kappa_inv_dev']:.3e}  invariant={r['kappa_invariant']}  (slope_x={r['slope_sc_x']:.6f})")
    print(f"  XC-attractor  a-exponent dev from 2/3         = {r['a_exp_dev']:.6f}  (H-t exponent = {r['H_t_exponent']:.4f}, target -1)")
    print(f"  DIAGNOSTIC slope_amp (envelope, ann.ii)       = {r['slope_amp']:.6f}  |amp-1|={r['amp_law_dev']:.4f}  amp_sc_consistent={r['amp_sc_consistent']}")
    print(f"  ANOMALY-GUARD slope_qbar (secular drift)      = {r['slope_qbar']:.6f}  NEW-AMPLITUDE-ANOMALY={r['new_amp_anomaly']}")
    print(f"  adiabaticity eps_ad = max|H|/omega_q          = {r['eps_ad']:.3e}  adiabatic_ok={r['adiabatic_ok']}")
    print(f"  domain_used_frac (GATED tail) = {r['f_used']:.4f}; solver_ok = {r['solver_ok']}; lnH_range_tail = {r['lnH_range_tail']:.4f}")
    print()

    np.savez(
        OUT_NPZ,
        gate_id=GATE_ID, scheme=SCHEME, convention=CONVENTION, L_max=L_MAX,
        regulator_pin="a_0^{zeta}",
        value=r["value"], slope_selfcons=r["slope_sc"], dev_from_1=r["dev1"],
        slope_amp=r["slope_amp"], slope_qbar=r["slope_qbar"], slope_selfcons_x10=r["slope_sc_x"],
        r2_selfcons=r["r2_sc"], r2_amp=r["r2_amp"],
        amp_law_dev=r["amp_law_dev"], amp_sc_consistent=r["amp_sc_consistent"],
        kappa_inv_dev=r["kappa_inv_dev"], kappa_invariant=r["kappa_invariant"],
        new_amplitude_anomaly=r["new_amp_anomaly"],
        a_exponent=r["a_exponent"], a_exp_dev=r["a_exp_dev"], H_t_exponent=r["H_t_exponent"],
        k_curv=r["k_curv"], k_curv_w2=r["k_curv_w2"], k_curv_plan_pin=K_CURV_PLAN_PIN,
        q_eq=r["q_eq"], q_boundary=r["q_boundary"], q0_ic=r["q0"], qd0_ic=r["qd0"],
        te_window_start=r["te"], E_ic=r["E_ic"], H_ic_target=r["H_ic_target"], C3=r["C3"],
        omega_q=r["omega_q"], omega_npz=r["omega_npz"], period=r["period"], ode_maxstep=r["ode_maxstep"],
        target_slope=TARGET_SLOPE, pass_band=PASS_BAND, info_band=INFO_BAND,
        n_total=r["n_total"], n_tail=r["n_tail"], n_used_selfcons=r["nu_sc"],
        domain_used_frac=r["f_used"], lnH_range_tail=r["lnH_range_tail"],
        eps_ad=r["eps_ad"], adiabatic_ok=r["adiabatic_ok"],
        xc3_dev=r["xc3_dev"], xc3_ok=r["xc3_ok"],
        xc_omega_dev_plan=r["xc_omega_dev_plan"], xc_omega_dev_npz=r["xc_omega_dev_npz"], xc_omega_ok=r["xc_omega_ok"],
        xc_kcurv_dev=r["xc_kcurv_dev"], xc_kcurv_ok=r["xc_kcurv_ok"],
        solver_ok=r["solver_ok"], lnA_span_target=r["lnA_span_target"],
        a_0_FW_zeta_used=a_0_FW_zeta,
        arr_tau_backbone=r["tau"], arr_H_backbone=r["H_backbone"],
        arr_t_grid=r["t_grid"], arr_H_g=r["H_g"], arr_qdev_g=r["qdev_g"],
        arr_qenv_g=r["qenv_g"], arr_qbar_g=r["qbar_g"], tail_mask=r["tail_mask"], gated_mask=r["gated_mask"],
        sign_verdict=r["sign_verdict"], magnitude_verdict=r["magnitude_verdict"],
        regime_verdict=r["regime_verdict"], composite=r["composite"],
        audit_sha256=audit_sha, content_sha256=content_sha,
    )
    make_plot(r)
    print(f"saved: {OUT_NPZ.name}, {OUT_PNG.name}")

    # value string: NUMBERS first
    anomaly_tag = "_NEW-AMPLITUDE-ANOMALY" if r["new_amp_anomaly"] else ""  # (local)
    n2 = 2.0 * r["slope_sc"] if np.isfinite(r["slope_sc"]) else float("nan")  # (local)
    value_str = (
        f"slope_selfcons={r['slope_sc']:.6f}_dev1={r['dev1']:.6f}"
        f"_slope_amp={r['slope_amp']:.6f}_slope_qbar={r['slope_qbar']:.6f}"
        f"_a_exp={r['a_exponent']:.6f}(t2/3)_Htexp={r['H_t_exponent']:.4f}"
        f"_kappa_inv={r['kappa_invariant']}_domfrac={r['f_used']:.4f}"
        f"_n2tracking={n2:.4f}_kcurv={r['k_curv']:+.2f}_omega={r['omega_q']:.3f}"
        f"_amp_sc_consistent={r['amp_sc_consistent']}{anomaly_tag}"
    )  # (local)

    tag = (f"(value={r['slope_sc']!r}, scheme={SCHEME}, "
           f"convention={CONVENTION}, L_max={L_MAX})")  # (local)
    print(tag)
    print_verdict_payload(
        r["composite"], value_str, audit_sha, content_sha,
        sign_verdict=r["sign_verdict"], magnitude_verdict=r["magnitude_verdict"],
        regime_verdict=r["regime_verdict"],
        companion_note=("KV self-consistency H^2=(kappa^2/3)rho_q SELF-CONSISTENT (NOT fixed-backbone): "
                        "rapid osc->w=0 dust->rho_q~a^-3->a~t^{2/3}->q_amp~|H| (slope 1, non-analytic-even "
                        "clause-f cell). Predecessor S100a-W1-2 fixed-backbone drive = slope 2.0556 (H^2 wall)."),
        extra_rows=[
            f"# regulator_pin=a_0^{{zeta}} (a_0_FW_zeta={a_0_FW_zeta}; enters S_SA sector norm of Sec.6.3 closure C3={r['C3']:.4e}) # {GATE_ID}",
            f"# domain_used_frac={r['f_used']:.4f} n_tail={r['n_tail']} FULL-post-fold-final-50pct-tail; a-exponent={r['a_exponent']:.4f}(target 2/3) H-t-exp={r['H_t_exponent']:.4f}(target -1) # {GATE_ID}",
            f"# amplitude-law(ann.ii): slope_amp={r['slope_amp']:.6f} slope_qbar={r['slope_qbar']:.6f} amp_sc_consistent={r['amp_sc_consistent']} new_amplitude_anomaly={r['new_amp_anomaly']} # {GATE_ID}",
            f"# TAU0-L4-lift LANDED: this gate does NOT consume s84 cache; A19 conditional row N/A # {GATE_ID}",
        ],
    )

    wall = time.time() - t0  # (local)
    print(f"\n=== {GATE_ID}: {r['composite']} (wall {wall:.1f}s) ===")
    return 0  # exit 0 on ANY valid verdict (math-scripts.md exit-code semantics)


if __name__ == "__main__":
    sys.exit(main())
